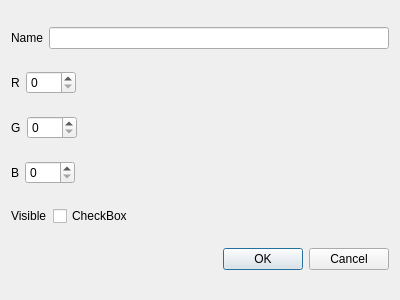
<?xml version="1.0" encoding="UTF-8"?>
<ui version="4.0">
 <class>OptionDialog</class>
 <widget class="QDialog" name="OptionDialog">
  <property name="geometry">
   <rect>
    <x>0</x>
    <y>0</y>
    <width>400</width>
    <height>300</height>
   </rect>
  </property>
  <property name="windowTitle">
   <string>Dialog</string>
  </property>
  <layout class="QVBoxLayout" name="verticalLayout">
   <item>
    <layout class="QHBoxLayout" name="horizontalLayout">
     <item>
      <widget class="QLabel" name="label">
       <property name="text">
        <string>Name</string>
       </property>
      </widget>
     </item>
     <item>
      <widget class="QLineEdit" name="lineEdit"/>
     </item>
    </layout>
   </item>
   <item>
    <layout class="QHBoxLayout" name="horizontalLayout_5">
     <item>
      <widget class="QLabel" name="label_2">
       <property name="text">
        <string>R</string>
       </property>
      </widget>
     </item>
     <item>
      <widget class="QSpinBox" name="spinBox">
       <property name="minimumSize">
        <size>
         <width>50</width>
         <height>0</height>
        </size>
       </property>
       <property name="maximum">
        <number>255</number>
       </property>
      </widget>
     </item>
     <item>
      <spacer name="horizontalSpacer">
       <property name="orientation">
        <enum>Qt::Orientation::Horizontal</enum>
       </property>
       <property name="sizeHint" stdset="0">
        <size>
         <width>40</width>
         <height>20</height>
        </size>
       </property>
      </spacer>
     </item>
    </layout>
   </item>
   <item>
    <layout class="QHBoxLayout" name="horizontalLayout_4">
     <item>
      <widget class="QLabel" name="label_3">
       <property name="text">
        <string>G</string>
       </property>
      </widget>
     </item>
     <item>
      <widget class="QSpinBox" name="spinBox_2">
       <property name="minimumSize">
        <size>
         <width>50</width>
         <height>0</height>
        </size>
       </property>
       <property name="maximum">
        <number>255</number>
       </property>
      </widget>
     </item>
     <item>
      <spacer name="horizontalSpacer_2">
       <property name="orientation">
        <enum>Qt::Orientation::Horizontal</enum>
       </property>
       <property name="sizeHint" stdset="0">
        <size>
         <width>40</width>
         <height>20</height>
        </size>
       </property>
      </spacer>
     </item>
    </layout>
   </item>
   <item>
    <layout class="QHBoxLayout" name="horizontalLayout_3">
     <item>
      <widget class="QLabel" name="label_4">
       <property name="text">
        <string>B</string>
       </property>
      </widget>
     </item>
     <item>
      <widget class="QSpinBox" name="spinBox_3">
       <property name="minimumSize">
        <size>
         <width>50</width>
         <height>0</height>
        </size>
       </property>
       <property name="maximum">
        <number>255</number>
       </property>
      </widget>
     </item>
     <item>
      <spacer name="horizontalSpacer_3">
       <property name="orientation">
        <enum>Qt::Orientation::Horizontal</enum>
       </property>
       <property name="sizeHint" stdset="0">
        <size>
         <width>40</width>
         <height>20</height>
        </size>
       </property>
      </spacer>
     </item>
    </layout>
   </item>
   <item>
    <layout class="QHBoxLayout" name="horizontalLayout_2">
     <item>
      <widget class="QLabel" name="label_5">
       <property name="text">
        <string>Visible</string>
       </property>
      </widget>
     </item>
     <item>
      <widget class="QCheckBox" name="checkBox">
       <property name="text">
        <string>CheckBox</string>
       </property>
      </widget>
     </item>
     <item>
      <spacer name="horizontalSpacer_4">
       <property name="orientation">
        <enum>Qt::Orientation::Horizontal</enum>
       </property>
       <property name="sizeHint" stdset="0">
        <size>
         <width>40</width>
         <height>20</height>
        </size>
       </property>
      </spacer>
     </item>
    </layout>
   </item>
   <item>
    <widget class="QDialogButtonBox" name="buttonBox">
     <property name="orientation">
      <enum>Qt::Orientation::Horizontal</enum>
     </property>
     <property name="standardButtons">
      <set>QDialogButtonBox::StandardButton::Cancel|QDialogButtonBox::StandardButton::Ok</set>
     </property>
    </widget>
   </item>
  </layout>
 </widget>
 <resources/>
 <connections>
  <connection>
   <sender>buttonBox</sender>
   <signal>accepted()</signal>
   <receiver>OptionDialog</receiver>
   <slot>accept()</slot>
   <hints>
    <hint type="sourcelabel">
     <x>248</x>
     <y>254</y>
    </hint>
    <hint type="destinationlabel">
     <x>157</x>
     <y>274</y>
    </hint>
   </hints>
  </connection>
  <connection>
   <sender>buttonBox</sender>
   <signal>rejected()</signal>
   <receiver>OptionDialog</receiver>
   <slot>reject()</slot>
   <hints>
    <hint type="sourcelabel">
     <x>316</x>
     <y>260</y>
    </hint>
    <hint type="destinationlabel">
     <x>286</x>
     <y>274</y>
    </hint>
   </hints>
  </connection>
 </connections>
</ui>
